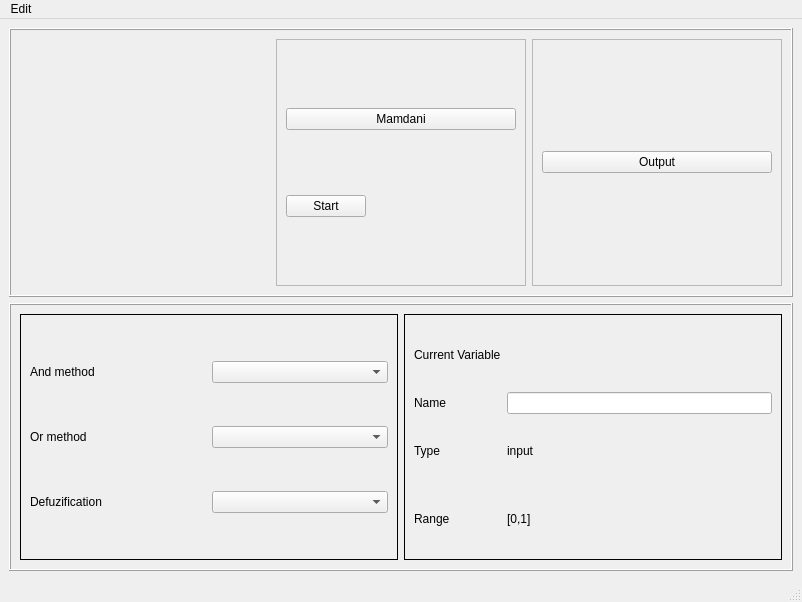
<?xml version="1.0" encoding="UTF-8"?>
<ui version="4.0">
 <class>MainWindow</class>
 <widget class="QMainWindow" name="MainWindow">
  <property name="geometry">
   <rect>
    <x>0</x>
    <y>0</y>
    <width>802</width>
    <height>602</height>
   </rect>
  </property>
  <property name="windowTitle">
   <string>MainWindow</string>
  </property>
  <widget class="QWidget" name="centralwidget">
   <layout class="QVBoxLayout" name="verticalLayout_2">
    <item>
     <layout class="QVBoxLayout" name="verticalLayout">
      <item>
       <widget class="QFrame" name="frame">
        <property name="sizePolicy">
         <sizepolicy hsizetype="Minimum" vsizetype="Expanding">
          <horstretch>0</horstretch>
          <verstretch>0</verstretch>
         </sizepolicy>
        </property>
        <property name="frameShape">
         <enum>QFrame::Box</enum>
        </property>
        <property name="frameShadow">
         <enum>QFrame::Raised</enum>
        </property>
        <layout class="QHBoxLayout" name="horizontalLayout_2">
         <item>
          <layout class="QHBoxLayout" name="horizontalLayout">
           <item>
            <widget class="QFrame" name="gridFrame">
             <property name="sizePolicy">
              <sizepolicy hsizetype="MinimumExpanding" vsizetype="Preferred">
               <horstretch>0</horstretch>
               <verstretch>0</verstretch>
              </sizepolicy>
             </property>
             <layout class="QGridLayout" name="gridLayout"/>
            </widget>
           </item>
           <item>
            <widget class="QFrame" name="frame_4">
             <property name="sizePolicy">
              <sizepolicy hsizetype="MinimumExpanding" vsizetype="Preferred">
               <horstretch>0</horstretch>
               <verstretch>0</verstretch>
              </sizepolicy>
             </property>
             <property name="styleSheet">
              <string notr="true"/>
             </property>
             <property name="frameShape">
              <enum>QFrame::StyledPanel</enum>
             </property>
             <property name="frameShadow">
              <enum>QFrame::Raised</enum>
             </property>
             <layout class="QVBoxLayout" name="verticalLayout_3">
              <item>
               <widget class="QPushButton" name="pushButton_4">
                <property name="text">
                 <string>Mamdani</string>
                </property>
               </widget>
              </item>
              <item>
               <widget class="QPushButton" name="startButton">
                <property name="sizePolicy">
                 <sizepolicy hsizetype="Fixed" vsizetype="Fixed">
                  <horstretch>0</horstretch>
                  <verstretch>0</verstretch>
                 </sizepolicy>
                </property>
                <property name="styleSheet">
                 <string notr="true"/>
                </property>
                <property name="text">
                 <string>Start</string>
                </property>
               </widget>
              </item>
             </layout>
            </widget>
           </item>
           <item>
            <widget class="QFrame" name="frame_3">
             <property name="sizePolicy">
              <sizepolicy hsizetype="MinimumExpanding" vsizetype="Preferred">
               <horstretch>0</horstretch>
               <verstretch>0</verstretch>
              </sizepolicy>
             </property>
             <property name="frameShape">
              <enum>QFrame::StyledPanel</enum>
             </property>
             <property name="frameShadow">
              <enum>QFrame::Raised</enum>
             </property>
             <layout class="QVBoxLayout" name="verticalLayout_4">
              <item>
               <widget class="QPushButton" name="pushButton_5">
                <property name="text">
                 <string>Output</string>
                </property>
               </widget>
              </item>
             </layout>
            </widget>
           </item>
          </layout>
         </item>
        </layout>
       </widget>
      </item>
      <item>
       <widget class="QFrame" name="frame_2">
        <property name="sizePolicy">
         <sizepolicy hsizetype="Minimum" vsizetype="Expanding">
          <horstretch>0</horstretch>
          <verstretch>0</verstretch>
         </sizepolicy>
        </property>
        <property name="frameShape">
         <enum>QFrame::Box</enum>
        </property>
        <property name="frameShadow">
         <enum>QFrame::Raised</enum>
        </property>
        <layout class="QHBoxLayout" name="horizontalLayout_4">
         <item>
          <widget class="QFrame" name="horizontalFrame_2">
           <property name="sizePolicy">
            <sizepolicy hsizetype="Expanding" vsizetype="Minimum">
             <horstretch>0</horstretch>
             <verstretch>0</verstretch>
            </sizepolicy>
           </property>
           <property name="frameShape">
            <enum>QFrame::Panel</enum>
           </property>
           <layout class="QGridLayout" name="gridLayout_3">
            <item row="0" column="1">
             <widget class="QComboBox" name="comboBox"/>
            </item>
            <item row="0" column="0">
             <widget class="QLabel" name="label">
              <property name="text">
               <string>And method</string>
              </property>
             </widget>
            </item>
            <item row="1" column="1">
             <widget class="QComboBox" name="comboBox_2"/>
            </item>
            <item row="1" column="0">
             <widget class="QLabel" name="label_2">
              <property name="text">
               <string>Or method</string>
              </property>
             </widget>
            </item>
            <item row="2" column="0">
             <widget class="QLabel" name="label_3">
              <property name="text">
               <string>Defuzification</string>
              </property>
             </widget>
            </item>
            <item row="2" column="1">
             <widget class="QComboBox" name="comboBox_3"/>
            </item>
           </layout>
          </widget>
         </item>
         <item>
          <widget class="QFrame" name="frame_5">
           <property name="sizePolicy">
            <sizepolicy hsizetype="Expanding" vsizetype="Minimum">
             <horstretch>0</horstretch>
             <verstretch>0</verstretch>
            </sizepolicy>
           </property>
           <property name="frameShape">
            <enum>QFrame::Panel</enum>
           </property>
           <property name="frameShadow">
            <enum>QFrame::Plain</enum>
           </property>
           <layout class="QGridLayout" name="gridLayout_2">
            <item row="0" column="0">
             <widget class="QLabel" name="label_4">
              <property name="text">
               <string>Current Variable</string>
              </property>
              <property name="scaledContents">
               <bool>false</bool>
              </property>
             </widget>
            </item>
            <item row="1" column="0">
             <widget class="QLabel" name="label_5">
              <property name="text">
               <string>Name</string>
              </property>
             </widget>
            </item>
            <item row="1" column="1">
             <widget class="QLineEdit" name="lineEdit"/>
            </item>
            <item row="2" column="0">
             <widget class="QLabel" name="label_6">
              <property name="text">
               <string>Type</string>
              </property>
             </widget>
            </item>
            <item row="2" column="1">
             <widget class="QLabel" name="label_8">
              <property name="text">
               <string>input</string>
              </property>
             </widget>
            </item>
            <item row="3" column="0">
             <widget class="QLabel" name="label_7">
              <property name="text">
               <string>Range</string>
              </property>
             </widget>
            </item>
            <item row="3" column="1">
             <widget class="QLabel" name="label_9">
              <property name="text">
               <string>[0,1]</string>
              </property>
             </widget>
            </item>
           </layout>
          </widget>
         </item>
        </layout>
       </widget>
      </item>
     </layout>
    </item>
   </layout>
  </widget>
  <widget class="QMenuBar" name="menubar">
   <property name="geometry">
    <rect>
     <x>0</x>
     <y>0</y>
     <width>802</width>
     <height>21</height>
    </rect>
   </property>
   <widget class="QMenu" name="menuEDit">
    <property name="title">
     <string>Edit</string>
    </property>
    <widget class="QMenu" name="menuAdd_Variable">
     <property name="title">
      <string>Add Variable</string>
     </property>
     <addaction name="actionInput"/>
     <addaction name="actionOutput"/>
    </widget>
    <addaction name="menuAdd_Variable"/>
   </widget>
   <addaction name="menuEDit"/>
  </widget>
  <widget class="QStatusBar" name="statusbar"/>
  <action name="actionOutput">
   <property name="text">
    <string>Output</string>
   </property>
  </action>
  <action name="actionInput">
   <property name="text">
    <string>Input</string>
   </property>
  </action>
 </widget>
 <resources/>
 <connections/>
</ui>
